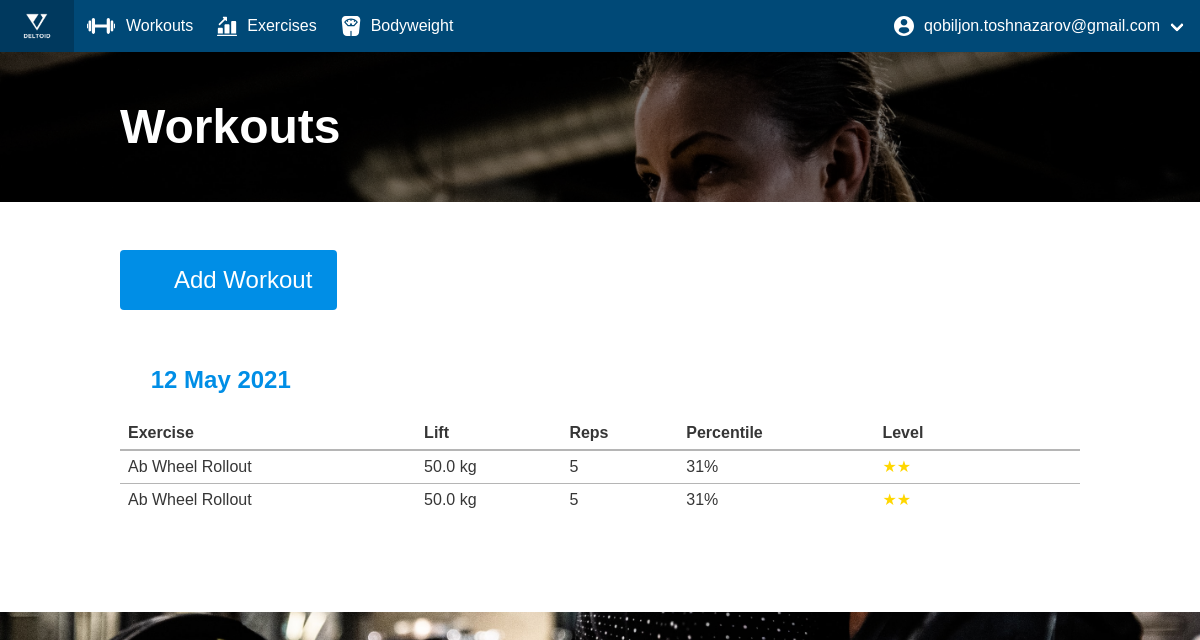
Page /workouts/ (signed in) on the earlier database version.
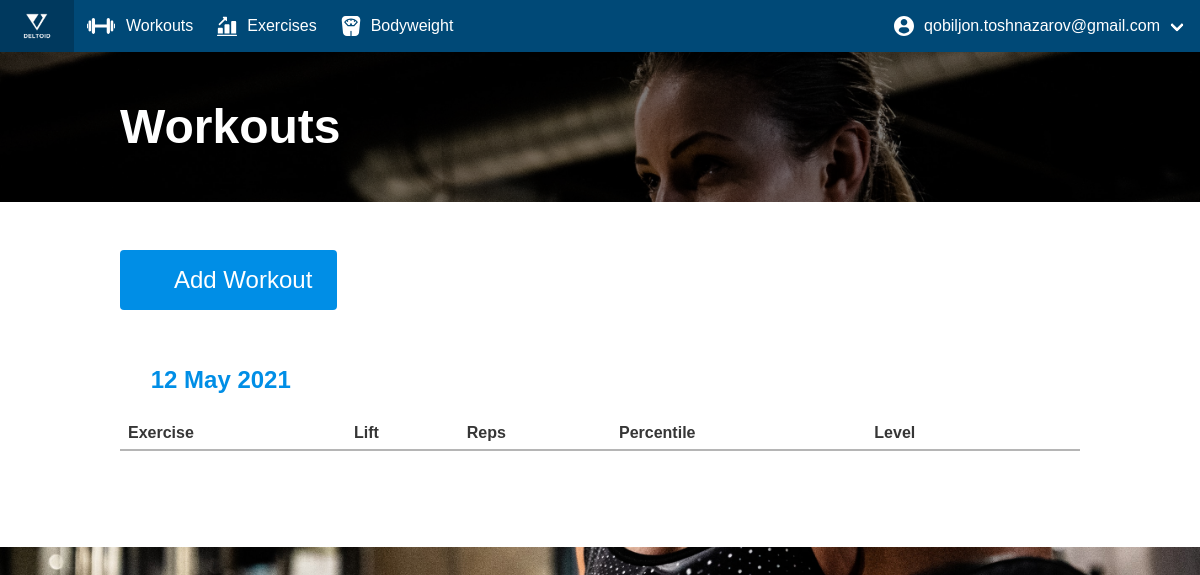
Same page on the later database version.
### workoutnote_django/models.py (models this page shows, shortened)
class Lift(models.Model):
    id = models.AutoField(primary_key=True)
    user = models.ForeignKey(to=django_User, on_delete=models.CASCADE)
    exercise = models.ForeignKey(to=Exercise, on_delete=models.CASCADE)
    body_weight = models.FloatField()
    lift_mass = models.FloatField()
    repetitions = models.IntegerField()
    created_at = models.DateTimeField(auto_now_add=True)
    one_rep_max = models.FloatField(default=None)

class Exercise(models.Model):
    name = models.CharField(max_length=64, primary_key=True)
    icon = models.CharField(max_length=128)
    body_part = models.CharField(max_length=16)
    category = models.CharField(max_length=16)

### workoutnote_django/views.py (the view)
# urls.py: path('workouts/', views.handle_workouts, name='workouts'),
@login_required
@require_http_methods(['GET'])
def handle_workouts(request):
    return render(request=request, template_name='profile/workouts.html', context={
        'lifts': models.Lift.objects.filter(user=request.user)
    })

### templates/profile/workouts.html (shortened to what this page needs)
{% extends 'profile/base.html' %}
{% block content %}
    <div id="workoutsPageContainer">
        <section class="hero is-primary is-translucent">
            <div class="hero-body">
                <div class="container"><h1 class="title is-1 is-size-2-mobile">
                    Workouts
                </h1></div>
            </div>
        </section>
        <section class="section has-background-white">
            <div class="container">
                <div class="buttons mb-6"><a href="{% url 'lifts' %}" class="button is-primary is-large"><span class="icon"><i aria-hidden="true" class="slicon slicon-fa-calendar-plus"></i></span>
                    <span>Add Workout</span></a></div>
                <div class="block">
                    <div class="workout mb-6">
                        <div class="columns">
                            <div class="column is-one-third"><h3 class="title is-4 is-size-5-mobile"><a href="/"><span class="icon"><i aria-hidden="true" class="slicon slicon-fa-calendar-day"></i></span> <span>12 May 2021</span></a></h3></div>
                        </div>
                        <table class="table is-fullwidth is-narrow mb-2 table--mobilesmall">
                            <thead>
                            <tr>
                                <th>Exercise</th>
                                <th>Lift</th>
                                <th>Reps</th>
                                <th><abbr title="Percentile"><span>&gt; %</span></abbr></th>
                                <th>Level</th>
                                <th>&nbsp;</th>
                            </tr>
                            </thead>
                            <tbody>
                            {% for lift in lifts %}
                                <tr class="workout__set">
                                    <td>{{ lift.exercise.name }}</td>
                                    <td>{{ lift.lift_mass }} kg</td>
                                    <td>{{ lift.repetitions }}</td>
                                    <td>31%</td>
                                    <td><span class="stars"><span class="star__full">★★</span><span class="star__empty">★★★</span></span></td>
                                    <td class="is-vcentered">
                                        <div class="dropdown is-right has-text-left">
                                            <div class="dropdown-trigger"><a aria-haspopup="true" aria-controls="dropdown-menu"><span class="icon"><i
                                                    class="slicon slicon-fa-ellipsis-v"></i></span></a></div>
                                        </div>
                                    </td>
                                </tr>
                            {% endfor %}
                            </tbody>
                        </table>
                    </div>
                </div>
            </div>
        </section>
    </div>
{% endblock %}

### templates/profile/base.html (shortened to what this page needs)
<!DOCTYPE html>
<html lang="en" class="has-navbar-fixed-top page--male">
<head>
    {% load static %}
    <link rel="stylesheet" href="{% static 'profile.css' %}">
</head>
<body data-new-gr-c-s-check-loaded="14.1015.0" data-gr-ext-installed="">
<nav role="navigation" aria-label="main navigation" class="navbar is-fixed-top is-workoutnote">
    {% load static %}
    <div class="navbar-brand">
        <a href="{% url 'profile main' %}" aria-current="page" class="navbar-item">
            <img alt="Workoutnote" src="{% static 'deltoid.png' %}" width="50" height="28">
        </a>
    </div>
    <div id="navbarBasicExample" class="navbar-menu">
        <div class="navbar-start">
            <a href="{% url 'workouts' %}" aria-current="page" class="navbar-item ">
                <img width="30" height="30" style="margin-right: 10px" src="{% static 'dumbbell-white.svg' %}"/>
                <span>Workouts</span>
            </a>
            <a href="{% url 'exercises' %}" aria-current="page" class="navbar-item ">
                <img width="20" height="20" style="margin-right: 10px" src="{% static 'exercises-white.svg' %}"/>
                <span>Exercises</span>
            </a>
            <a href="{% url 'bodyweight' %}" aria-current="page" class="navbar-item ">
                <img width="20" height="20" style="margin-right: 10px" src="{% static 'bodyweight-white.svg' %}"/>
                <span>Bodyweight</span>
            </a>
        </div>
        <div class="navbar-end">
            <div class="navbar-item has-dropdown is-hoverable">
                <a class="navbar-link">
                    <img width="20" height="20" style="margin-right: 10px" src="{% static 'user-white.svg' %}"/>
                    <span>{{ request.user.username }}</span>
                </a>
            </div>
        </div>
    </div>
</nav>
{% block content %}
{% endblock %}
</body>
</html>

Differences in the rows shown:
removed Lift: exercise.name "Ab Wheel Rollout", lift_mass "50.0", repetitions "5"
removed Lift: exercise.name "Ab Wheel Rollout", lift_mass "50.0", repetitions "5"
